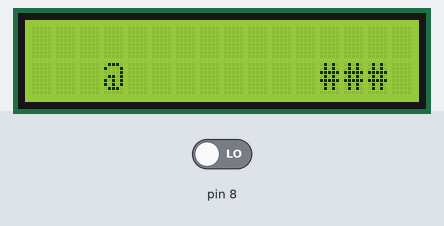
Recording of a sketch running on a simulated Arduino Uno, built with avr-gcc and run on an emulated ATmega328P. Parts: 16×2 character LCD. The test bench sets the inputs (shaded band); at power-on: pin 8 LOW. Random numbers use the default seed unless the sketch sets one.

Above: at 2.2 s.
2.3 s: pin 8 driven HIGH
At 3.09 s:
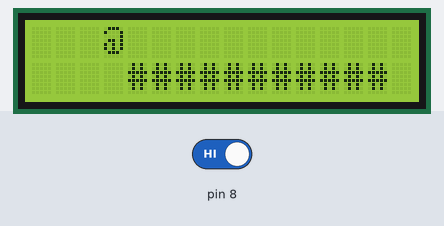
4.0 s: pin 8 driven LOW
At 5.62 s:
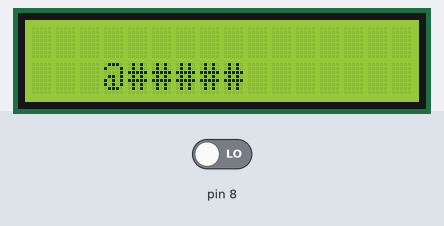
7.0 s: pin 8 driven HIGH
At 7.84 s:
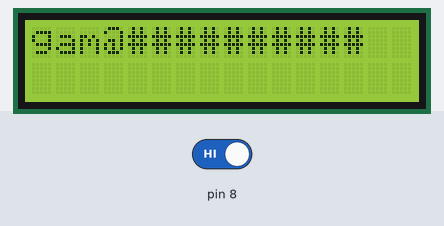
8.8 s: pin 8 driven LOW
At 11.77 s:
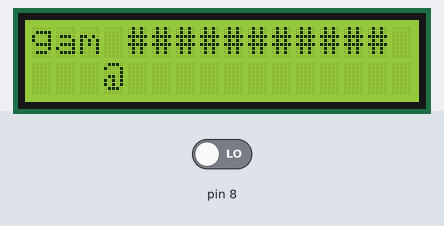
11.8 s: pin 8 driven HIGH
At 13.69 s:
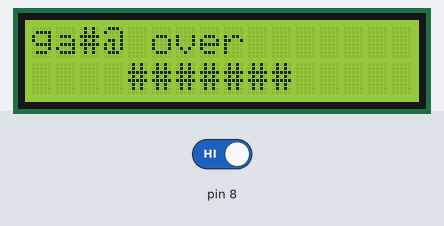

The sketch:

game.ino
```cpp
#include<LiquidCrystal.h>
int rs=0,en=1,d4=2,d5=3,d6=4,d7=5;
LiquidCrystal lcd(rs,en,d4,d5,d6,d7);
int i=9;
void setup() {
  pinMode(8,INPUT);
  lcd.begin(16,2);
  lcd.setCursor(4,0);
  lcd.println("FLAPPY BIRD");
  delay(1000);
  lcd.clear();

  }
char q=0;
void loop() {
 updown();
 if(q==0)
 {
 gameup();
 if(i==1)
 {
  //lcd.clear();
  ran();
  q++;
 }
 }
 else
 {
 gamedown();
 if(i==1)
 {
 // lcd.clear();
  ran();
  q=0;
 }
 }
 }
void updown()
{
   if(digitalRead(8)==1)
  {
    lcd.setCursor(3,1);
    lcd.print(" ");
    lcd.setCursor(3,0);
    lcd.print("@");
   }
  if(digitalRead(8)==0)
    {
      lcd.setCursor(3,0);
      lcd.print(" ");
      lcd.setCursor(3,1);
      lcd.print("@");
    }
}

void gameup()
{
  //for(int i=8;i>=1;i--)
//{
  lcd.setCursor(i,0);
  lcd.print("#");
  updown();
 delay(100);
//}
if(digitalRead(8)==1&&i==3)
{ lcd.setCursor(5,0);
  lcd.clear();
  lcd.print("game over");
  delay(1000);
}
if(digitalRead(8)==0&&i==2)
{
  lcd.clear();
  delay(100);
  //i=5;
  //ran();

}

i--;
}
void gamedown()
{
  //for(int i=8;i>=1;i--)
//{
  lcd.setCursor(i,1);
  lcd.print("#");
  updown();
 delay(100);
//}
if(digitalRead(8)==0&&i==2)
{
  lcd.setCursor(5,0);
  lcd.clear();
  lcd.print("game over");
  delay(1000);
}
if(digitalRead(8)==1&&i==2)
{
  lcd.clear();
  delay(100);
  //i=5;
  //ran();
}

i--;
}
void ran()
{
  i=random(3,16);
}
```
